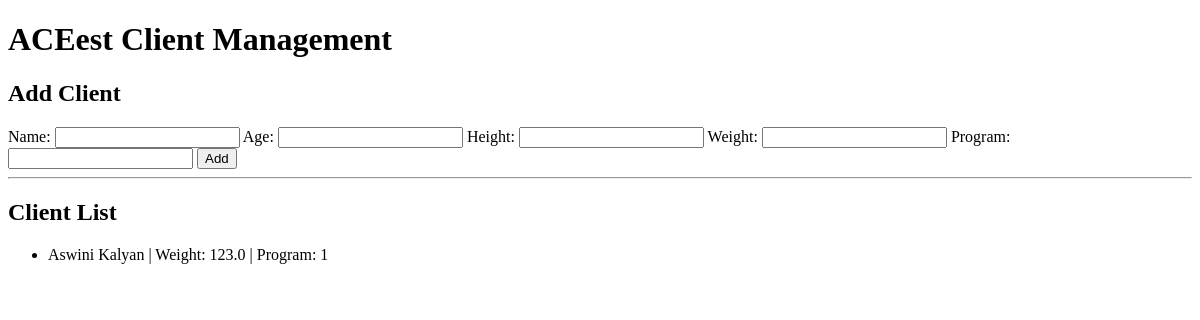
Before: / with the older database file.
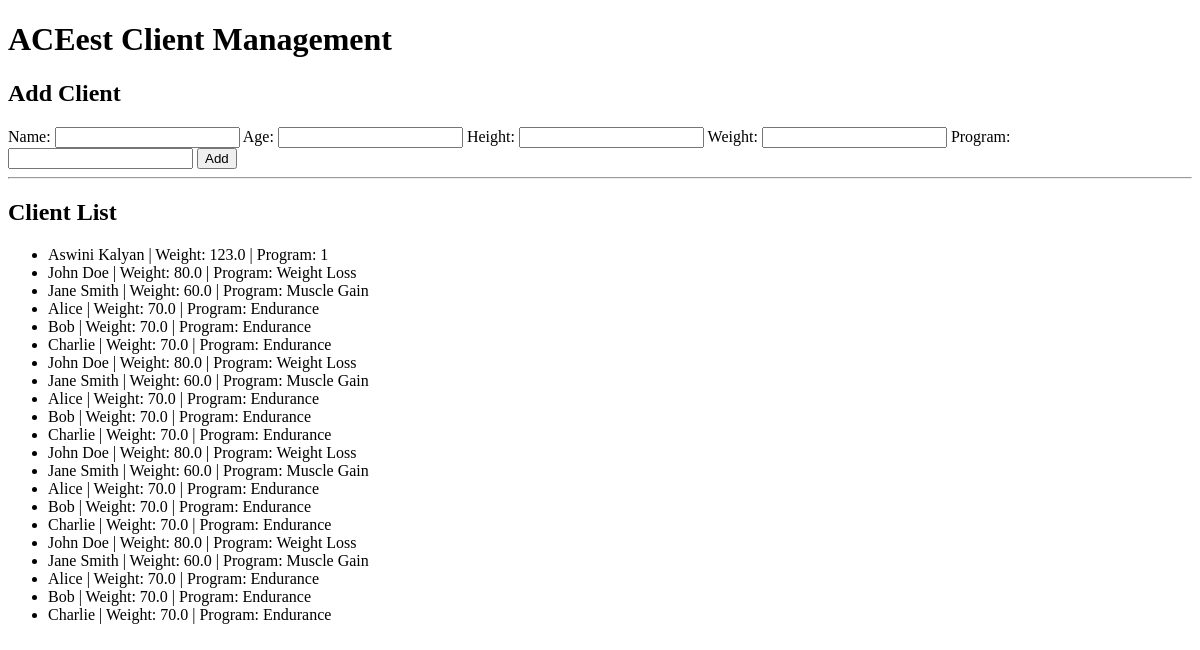
After: the same page with the newer database file.
### tables this page shows
CREATE TABLE clients(
        id INTEGER PRIMARY KEY AUTOINCREMENT,
        name TEXT,
        age INTEGER,
        height REAL,
        weight REAL,
        program TEXT
    );

### app.py (the view)
@app.route("/")
def index():
    conn = get_connection()
    cur = conn.cursor()
    cur.execute("SELECT * FROM clients")
    clients = cur.fetchall()
    conn.close()
    return render_template("index.html", clients=clients)

### database.py (called while the page is built)
def get_connection():
    return sqlite3.connect(DB_NAME)

### templates/index.html (shortened to what this page needs)
<!DOCTYPE html>
<html>
<head>
</head>
<body>
<h1>ACEest Client Management</h1>
<h2>Add Client</h2>
<form action="/add_client" method="post">
Name:
<input name="name">
Age:
<input name="age">
Height:
<input name="height">
Weight:
<input name="weight">
Program:
<input name="program">
<button type="submit">Add</button>
</form>
<hr>
<h2>Client List</h2>
<ul>
{% for client in clients %}
<li>
{{client[1]}} | Weight: {{client[4]}} | Program: {{client[5]}}
</li>
{% endfor %}
</ul>
</body>
</html>

Changed rows visible on the page:
added clients: name "John Doe", weight "80.0", program "Weight Loss"
added clients: name "Jane Smith", weight "60.0", program "Muscle Gain"
added clients: name "Alice", weight "70.0", program "Endurance"
added clients: name "Bob", weight "70.0", program "Endurance"
added clients: name "Charlie", weight "70.0", program "Endurance"
added clients: name "John Doe", weight "80.0", program "Weight Loss"
added clients: name "Jane Smith", weight "60.0", program "Muscle Gain"
added clients: name "Alice", weight "70.0", program "Endurance"
added clients: name "Bob", weight "70.0", program "Endurance"
added clients: name "Charlie", weight "70.0", program "Endurance"
added clients: name "John Doe", weight "80.0", program "Weight Loss"
added clients: name "Jane Smith", weight "60.0", program "Muscle Gain"
added clients: name "Alice", weight "70.0", program "Endurance"
added clients: name "Bob", weight "70.0", program "Endurance"
added clients: name "Charlie", weight "70.0", program "Endurance"
added clients: name "John Doe", weight "80.0", program "Weight Loss"
added clients: name "Jane Smith", weight "60.0", program "Muscle Gain"
added clients: name "Alice", weight "70.0", program "Endurance"
added clients: name "Bob", weight "70.0", program "Endurance"
added clients: name "Charlie", weight "70.0", program "Endurance"
